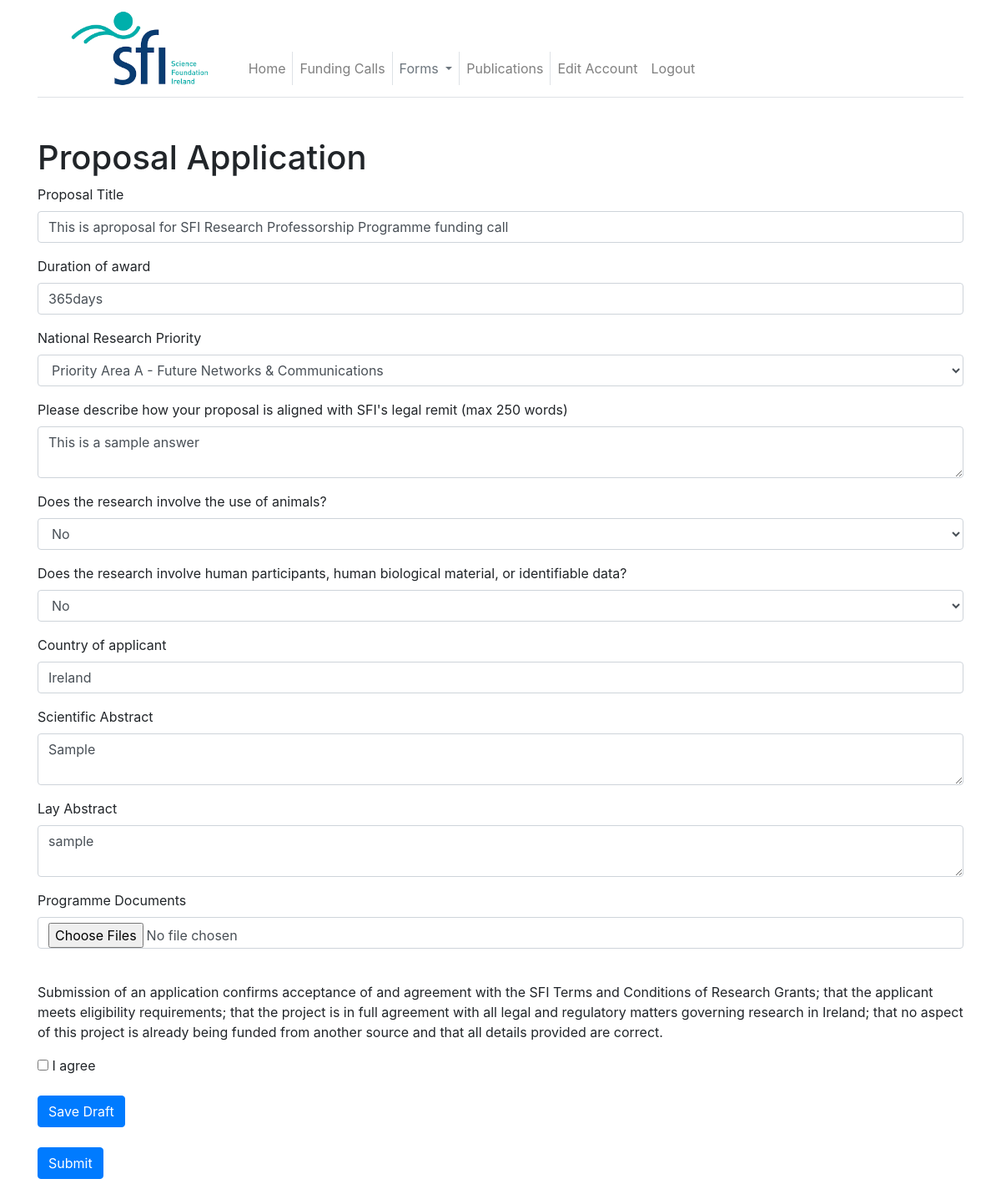
The app's page /apply/1 (signed in) with its own data.
### app/models.py (models this page shows, shortened)
class GrantApplications(db.Model):
    id = db.Column(db.Integer, primary_key=True)
    user_id = db.Column(db.Integer, db.ForeignKey("user.id"))
    call_id = db.Column(db.Integer, db.ForeignKey("funding_call.id"))
    title = db.Column(db.Text)
    duration = db.Column(db.Text)
    nrp = db.Column(db.Text)
    ethical_q1 = db.Column(db.String)
    ethical_q2 = db.Column(db.String)
    country = db.Column(db.Text)
    coapps = db.Column(db.Text)
    collabs = db.Column(db.Text)
    legal_align = db.Column(db.Text)
    sci_abstract = db.Column(db.Text)
    lay_abstract = db.Column(db.Text)
    is_draft = db.Column(db.Boolean, default=False)
    is_pending = db.Column(db.Boolean, default=False)
    is_awarded = db.Column(db.Boolean,default=False)
    attachment = db.relationship("GrantApplicationAttachment")

### app/routes.py (the view, shortened to what this page needs)
@app.route("/apply/<call_id>", methods=["GET", "POST"])
def apply(call_id):
    if current_user.is_anonymous == False:
        complete_general = GeneralInformation.query.filter_by(user_id=current_user.id).first()
    if current_user.is_anonymous == False and current_user.is_admin == False and current_user.is_reviewer == False and complete_general is None:
        flash("Please complete your General Information form first!")
        return redirect("edit_profile")
    call = SfiProposalCalls.query.filter_by(id=call_id).first_or_404()
    is_applied = GrantApplications.query.filter_by(user_id=current_user.id, call_id=call_id).first()
    form = GrantApplicationForm()
    if request.method == "GET":
        if is_applied is not None and (is_applied.is_pending is True or is_applied.is_awarded is True):
            flash("You have already applied for this award")
            return redirect(url_for("view_calls"))
        elif is_applied is not None:
            form.title.data = is_applied.title
            form.duration.data = is_applied.duration
            form.nrp.data = is_applied.nrp
            form.legal_align.data = is_applied.legal_align
            form.country.data = is_applied.country
            form.sci_abstract.data = is_applied.sci_abstract
            form.lay_abstract.data = is_applied.lay_abstract
    return render_template("application.html", title="Apply", form=form)

### app/models.py (called while the page is built)
@login.user_loader
def load_user(id):
    return User.query.get(int(id))

### app/routes.py (called while the page is built)
@app.before_request
def before_request():
    if current_user.is_authenticated:
        current_user.last_seen = datetime.utcnow()
        db.session.commit()

### app/templates/application.html (shortened to what this page needs)
{% extends "base.html" %}
{% block content %}
    <h1>Proposal Application</h1>
        <form enctype="multipart/form-data" method="post">
            <div class="form-group">
                {{ form.title.label(class="form-text") }}
                {{ form.title(class="form-control") }}
            </div>
            <div class="form-group">
                {{ form.duration.label(class="form-text") }}
                {{ form.duration(class="form-control") }}
            </div>
            <div class="form-group">
                {{ form.nrp.label(class="form-text") }}
                {{ form.nrp(class="form-control") }}
            </div>
            <div class="form-group">
                {{ form.legal_align.label(class="form-text") }}
                {{ form.legal_align(class="form-control") }}
            </div>
            <div class="form-group">
                {{ form.ethical_q1.label(class="form-text") }}
                {{ form.ethical_q1(class="form-control") }}
            </div>
            <div class="form-group">
                {{ form.ethical_q2.label(class="form-text") }}
                {{ form.ethical_q2(class="form-control") }}
            </div>
            <div class="form-group">
                {{ form.country.label(class="form-text") }}
                {{ form.country(class="form-control") }}
            </div>
            <div class="form-group">
                {{ form.sci_abstract.label(class="form-text") }}
                {{ form.sci_abstract(class="form-control") }}
            </div>
            <div class="form-group">
                {{ form.lay_abstract.label(class="form-text") }}
                {{ form.lay_abstract(class="form-control") }}
            </div>
          <div class="form-group">
                {{ form.doc_uplaod.label(class="form-text") }}
                {{ form.doc_uplaod(class="form-control") }}
            </div>
            <div>
                <br>
                <p>Submission of an application confirms acceptance of
                 and agreement with the SFI Terms and Conditions of Research Grants;
                 that the applicant meets eligibility requirements; that the project
                 is in full agreement with all legal and regulatory matters governing
                 research in Ireland; that no aspect of this project is already being
                 funded from another source and that all details provided are correct.
             </p>
                 {{ form.declare(value=True) }} I agree
             </div><br>
            <div>{{ form.draft(class="btn btn-primary") }}</div><br>
            <div>{{ form.submit(class="btn btn-primary") }}</div><br>
        </form>
    {% endblock %}

### records on screen
GrantApplications: title "This is aproposal for SFI Research Professorship Programme funding call", duration "365days", nrp "Priority Area A - Future Networks & Communications", legal_align "This is a sample answer", ethical_q1 "No", ethical_q2 "No", country "Ireland", sci_abstract "Sample", lay_abstract "sample"
